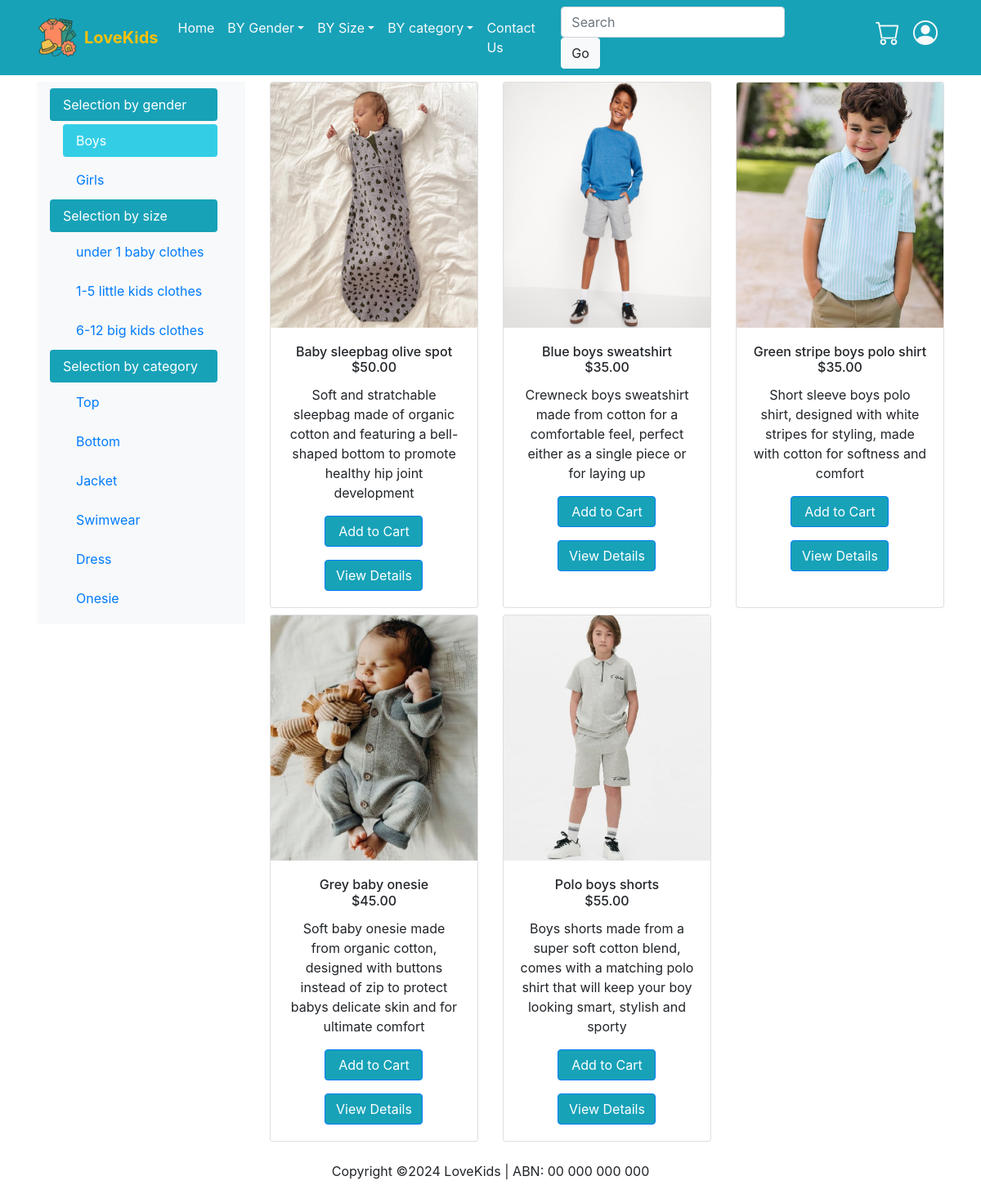
Page /product-list-by-gender/boy on the committed database.
### LoveKids/models.py (models this page shows, shortened)
class Product(db.Model):
    __tablename__='products'
    id = db.Column(db.Integer, primary_key=True)
    name = db.Column(db.String(128), unique=True)
    title = db.Column(db.String(128), unique=True)
    sizerange = db.Column(db.String(64))
    size = db.Column(db.String(64))
    gender = db.Column(db.String(64))
    category = db.Column(db.String(64))
    color = db.Column(db.String(64))
    description = db.Column(db.String(500), nullable=False)
    image = db.Column(db.String(60), nullable=False, default='defaultproduct.jpg')
    cost = db.Column(db.Float, nullable=False)

### LoveKids/views.py (the view)
@bp.route('/product-list-by-gender/<string:gender>')
def productlistbygender(gender):
    products = Product.query.filter(Product.gender == gender)
    return render_template('productlist.html', productlist = products,
                           isBoy = gender == 'boy', isGirl = gender == 'girl')

### LoveKids/templates/productlist.html (shortened to what this page needs)
{% extends 'base.html' %}
{% block main %}
<div class="container mt-2 mb-2">
    <div class="row">
        <div class="col-3">
            <nav id="navbar-selections" class="navbar navbar-light bg-light width: 9rem">
                <nav class="nav nav-pills flex-column position-relative">
                    <span class="nav-link" id="nav-header">Selection by gender</span>
                    <nav class="nav nav-pills flex-column">
                        <a class="nav-link ml-3 my-1 {{ 'active' if isBoy else '' }}" href="/product-list-by-gender/boy">Boys</a>
                        <a class="nav-link ml-3 my-1 {{ 'active' if isGirl else '' }}" href="/product-list-by-gender/girl">Girls</a>
                    </nav>
                    <span class="nav-link" id="nav-header">Selection by size</span>
                    <nav class="nav nav-pills flex-column position-relative">
                        <a class="nav-link ml-3 my-1 {{ 'active' if isUnder1 else '' }}" href="/product-list-by-sizerange/under1">under 1 baby clothes</a>
                        <a class="nav-link ml-3 my-1 {{ 'active' if is1To5 else '' }}" href="/product-list-by-sizerange/1-5">1-5 little kids clothes</a>
                        <a class="nav-link ml-3 my-1 {{ 'active' if is6To12 else '' }}" href="/product-list-by-sizerange/6-12">6-12 big kids clothes</a>
                    </nav>
                    <span class="nav-link" id="nav-header">Selection by category</span>
                    <nav class="nav nav-pills flex-column position-relative">
                        <a class="nav-link ml-3 my-1 {{ 'active' if isTop else '' }}" href="/product-list-by-category/top">Top</a>
                        <a class="nav-link ml-3 my-1 {{ 'active' if isBottom else '' }}" href="/product-list-by-category/bottom">Bottom</a>
                        <a class="nav-link ml-3 my-1 {{ 'active' if isJacket else '' }}" href="/product-list-by-category/jacket">Jacket</a>
                        <a class="nav-link ml-3 my-1 {{ 'active' if isSwimwear else '' }}" href="/product-list-by-category/swimwear">Swimwear</a>
                        <a class="nav-link ml-3 my-1 {{ 'active' if isDress else '' }}" href="/product-list-by-category/dress">Dress</a>
                        <a class="nav-link ml-3 my-1 {{ 'active' if isOnesie else '' }}" href="/product-list-by-category/onesie">Onesie</a>
                    </nav>
                </nav>
            </nav>
        </div>
        <div class="col-9">
            {% for product in productlist %}
                {% with isNewRow = loop.index0 % 3 == 0,
                    isLastItemInRow = (loop.index0+1) % 3 == 0,
                    IsLastItemInList = (loop.index0 + 1) == productlist.length %}
                {% if isNewRow %}
                    <div class="row mb-2">
                {% endif %}
                <div class="col-4">
                    <div class="card text-center h-100">
                        <img class="card-img-top" src="/static/images/{{product.image}}" alt="{{product.title}}"
                            height="300px">
                        <div class="card-body">
                            <h6 class="card-title">{{product.title}}<br>{{"$%.2f"|format(product.cost)}}</h6>
                            <p class = "card-text">{{product.description}}</p>
                            <form action="{{ url_for('main.cart') }}">
                                <button class="btn btn-primary mb-3" style="width: 120px; background-color: #17a2b8" type="submit">Add to Cart</button>
                            </form>
                            <a class="btn btn-primary" style="width: 120px; background-color: #17a2b8" href="/productdetails/{{product.id}}" role="button">View Details</a>
                            </div>
                    </div>
                </div>
                {% if isLastItemInRow or isLastItemInList %}
                    </div>
                {% endif %}
                {% endwith %}
            {% endfor %}
        </div>
    </div>
    {% endblock %}

### rows in the picture
Product: image (picture), title "Baby sleepbag olive spot", cost "$50.00", description "Soft and stratchable sleepbag made of organic cotton and featuring a bell-shaped bottom to promote healthy hip joint development", {{ product.id }} 1 (drawn)
Product: image (picture), title "Blue boys sweatshirt", cost "$35.00", description "Crewneck boys sweatshirt made from cotton for a comfortable feel, perfect either as a single piece or for laying up"
Product: image (picture), title "Green stripe boys polo shirt", cost "$35.00", description "Short sleeve boys polo shirt, designed with white stripes for styling, made with cotton for softness and comfort"
Product: image (picture), title "Grey baby onesie", cost "$45.00", description "Soft baby onesie made from organic cotton, designed with buttons instead of zip to protect babys delicate skin and for ultimate comfort"
Product: image (picture), title "Polo boys shorts", cost "$55.00", description "Boys shorts made from a super soft cotton blend, comes with a matching polo shirt that will keep your boy looking smart, stylish and sporty"
